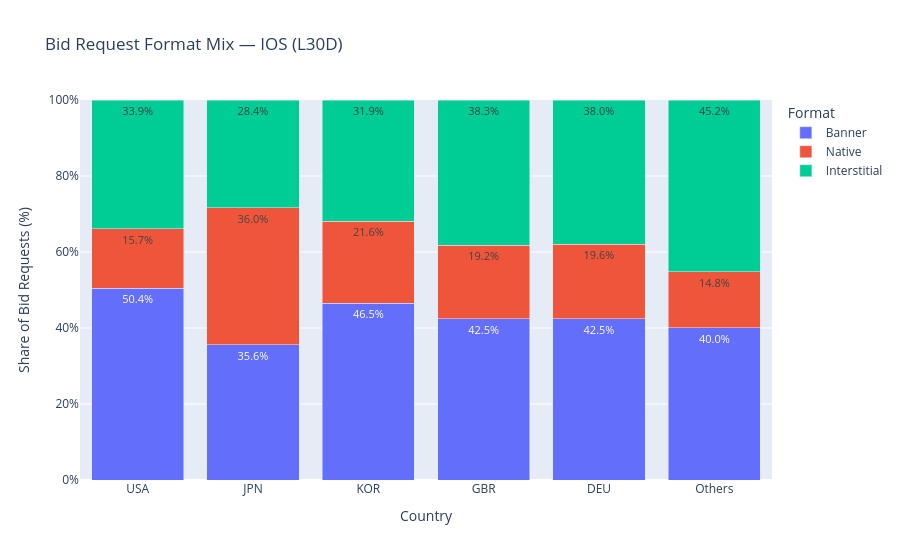
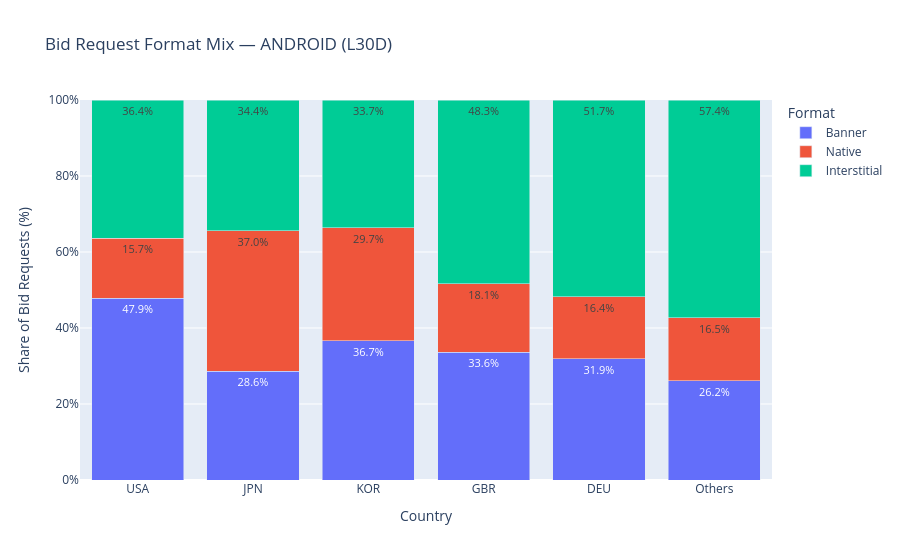

Write notebook code for charts like these, in order.
### Code cell
# Stacked bar — bid request format mix (B/N/I) by country x OS
# One subplot per OS; x = geo, color = inventory_format (stacked to 100%)
GEO_ORDER = ['USA', 'JPN', 'KOR', 'GBR', 'DEU', 'Others']
FORMAT_LABELS = {'B': 'Banner', 'N': 'Native', 'I': 'Interstitial'}
FORMAT_COLORS = {'B': '#636EFA', 'N': '#EF553B', 'I': '#00CC96'}

df_2_plot = (
    df_2
    .assign(
        geo=lambda d: pd.Categorical(d['geo'], categories=GEO_ORDER, ordered=True),
        format_label=lambda d: d['inventory_format'].map(FORMAT_LABELS),
        format_share_pct=lambda d: d['format_share'] * 100
    )
    .sort_values(['geo', 'inventory_format'])
)

for os_val in ['IOS', 'ANDROID']:
    df_os = df_2_plot[df_2_plot['os'] == os_val]
    fig = px.bar(
        df_os,
        x='geo',
        y='format_share_pct',
        color='format_label',
        barmode='stack',
        text=df_os['format_share_pct'].map('{:.1f}%'.format),
        labels={'geo': 'Country', 'format_share_pct': 'Share of Bid Requests (%)', 'format_label': 'Format'},
        title=f'Bid Request Format Mix — {os_val} (L30D)',
        color_discrete_map={v: FORMAT_COLORS[k] for k, v in FORMAT_LABELS.items()},
        category_orders={'format_label': list(FORMAT_LABELS.values())},
    )
    fig.update_traces(textposition='inside', textfont_size=11)
    fig.update_layout(yaxis_ticksuffix='%', yaxis_range=[0, 100])
    fig.show()
    fig.write_image(os.path.join(CHART_DIR, f'bid_request_format_mix_{os_val}.png'), scale=2)

### Figure 1 — Plotly figure (JSON) as saved in the notebook; plotly's stock layout.template omitted (floating-point values rounded to 4 significant figures)
{"data": [{"hovertemplate": "Format=Banner<br>Country=%{x}<br>Share of Bid Requests (%)=%{y}<br>text=%{text}<extra></extra>", "legendgroup": "Banner", "marker": {"color": "#636EFA", "pattern": {"shape": ""}}, "name": "Banner", "orientation": "v", "showlegend": true, "text": ["50.4%", "35.6%", "46.5%", "42.5%", "42.5%", "40.0%"], "textfont": {"size": 11}, "textposition": "inside", "type": "bar", "x": ["USA", "JPN", "KOR", "GBR", "DEU", "Others"], "xaxis": "x", "y": [50.4, 35.62, 46.53, 42.48, 42.49, 40.02], "yaxis": "y"}, {"hovertemplate": "Format=Native<br>Country=%{x}<br>Share of Bid Requests (%)=%{y}<br>text=%{text}<extra></extra>", "legendgroup": "Native", "marker": {"color": "#EF553B", "pattern": {"shape": ""}}, "name": "Native", "orientation": "v", "showlegend": true, "text": ["15.7%", "36.0%", "21.6%", "19.2%", "19.6%", "14.8%"], "textfont": {"size": 11}, "textposition": "inside", "type": "bar", "x": ["USA", "JPN", "KOR", "GBR", "DEU", "Others"], "xaxis": "x", "y": [15.71, 36.01, 21.61, 19.24, 19.56, 14.77], "yaxis": "y"}, {"hovertemplate": "Format=Interstitial<br>Country=%{x}<br>Share of Bid Requests (%)=%{y}<br>text=%{text}<extra></extra>", "legendgroup": "Interstitial", "marker": {"color": "#00CC96", "pattern": {"shape": ""}}, "name": "Interstitial", "orientation": "v", "showlegend": true, "text": ["33.9%", "28.4%", "31.9%", "38.3%", "38.0%", "45.2%"], "textfont": {"size": 11}, "textposition": "inside", "type": "bar", "x": ["USA", "JPN", "KOR", "GBR", "DEU", "Others"], "xaxis": "x", "y": [33.89, 28.37, 31.86, 38.28, 37.95, 45.21], "yaxis": "y"}], "layout": {"barmode": "stack", "legend": {"title": {"text": "Format"}, "tracegroupgap": 0}, "title": {"text": "Bid Request Format Mix — IOS (L30D)"}, "xaxis": {"anchor": "y", "domain": [0, 1], "title": {"text": "Country"}}, "yaxis": {"anchor": "x", "domain": [0, 1], "range": [0, 100], "ticksuffix": "%", "title": {"text": "Share of Bid Requests (%)"}}}}

### Figure 2 — Plotly figure (JSON) as saved in the notebook; plotly's stock layout.template omitted (floating-point values rounded to 4 significant figures)
{"data": [{"hovertemplate": "Format=Banner<br>Country=%{x}<br>Share of Bid Requests (%)=%{y}<br>text=%{text}<extra></extra>", "legendgroup": "Banner", "marker": {"color": "#636EFA", "pattern": {"shape": ""}}, "name": "Banner", "orientation": "v", "showlegend": true, "text": ["47.9%", "28.6%", "36.7%", "33.6%", "31.9%", "26.2%"], "textfont": {"size": 11}, "textposition": "inside", "type": "bar", "x": ["USA", "JPN", "KOR", "GBR", "DEU", "Others"], "xaxis": "x", "y": [47.86, 28.6, 36.65, 33.59, 31.92, 26.16], "yaxis": "y"}, {"hovertemplate": "Format=Native<br>Country=%{x}<br>Share of Bid Requests (%)=%{y}<br>text=%{text}<extra></extra>", "legendgroup": "Native", "marker": {"color": "#EF553B", "pattern": {"shape": ""}}, "name": "Native", "orientation": "v", "showlegend": true, "text": ["15.7%", "37.0%", "29.7%", "18.1%", "16.4%", "16.5%"], "textfont": {"size": 11}, "textposition": "inside", "type": "bar", "x": ["USA", "JPN", "KOR", "GBR", "DEU", "Others"], "xaxis": "x", "y": [15.73, 37.01, 29.68, 18.1, 16.35, 16.47], "yaxis": "y"}, {"hovertemplate": "Format=Interstitial<br>Country=%{x}<br>Share of Bid Requests (%)=%{y}<br>text=%{text}<extra></extra>", "legendgroup": "Interstitial", "marker": {"color": "#00CC96", "pattern": {"shape": ""}}, "name": "Interstitial", "orientation": "v", "showlegend": true, "text": ["36.4%", "34.4%", "33.7%", "48.3%", "51.7%", "57.4%"], "textfont": {"size": 11}, "textposition": "inside", "type": "bar", "x": ["USA", "JPN", "KOR", "GBR", "DEU", "Others"], "xaxis": "x", "y": [36.41, 34.39, 33.67, 48.31, 51.73, 57.37], "yaxis": "y"}], "layout": {"barmode": "stack", "legend": {"title": {"text": "Format"}, "tracegroupgap": 0}, "title": {"text": "Bid Request Format Mix — ANDROID (L30D)"}, "xaxis": {"anchor": "y", "domain": [0, 1], "title": {"text": "Country"}}, "yaxis": {"anchor": "x", "domain": [0, 1], "range": [0, 100], "ticksuffix": "%", "title": {"text": "Share of Bid Requests (%)"}}}}
